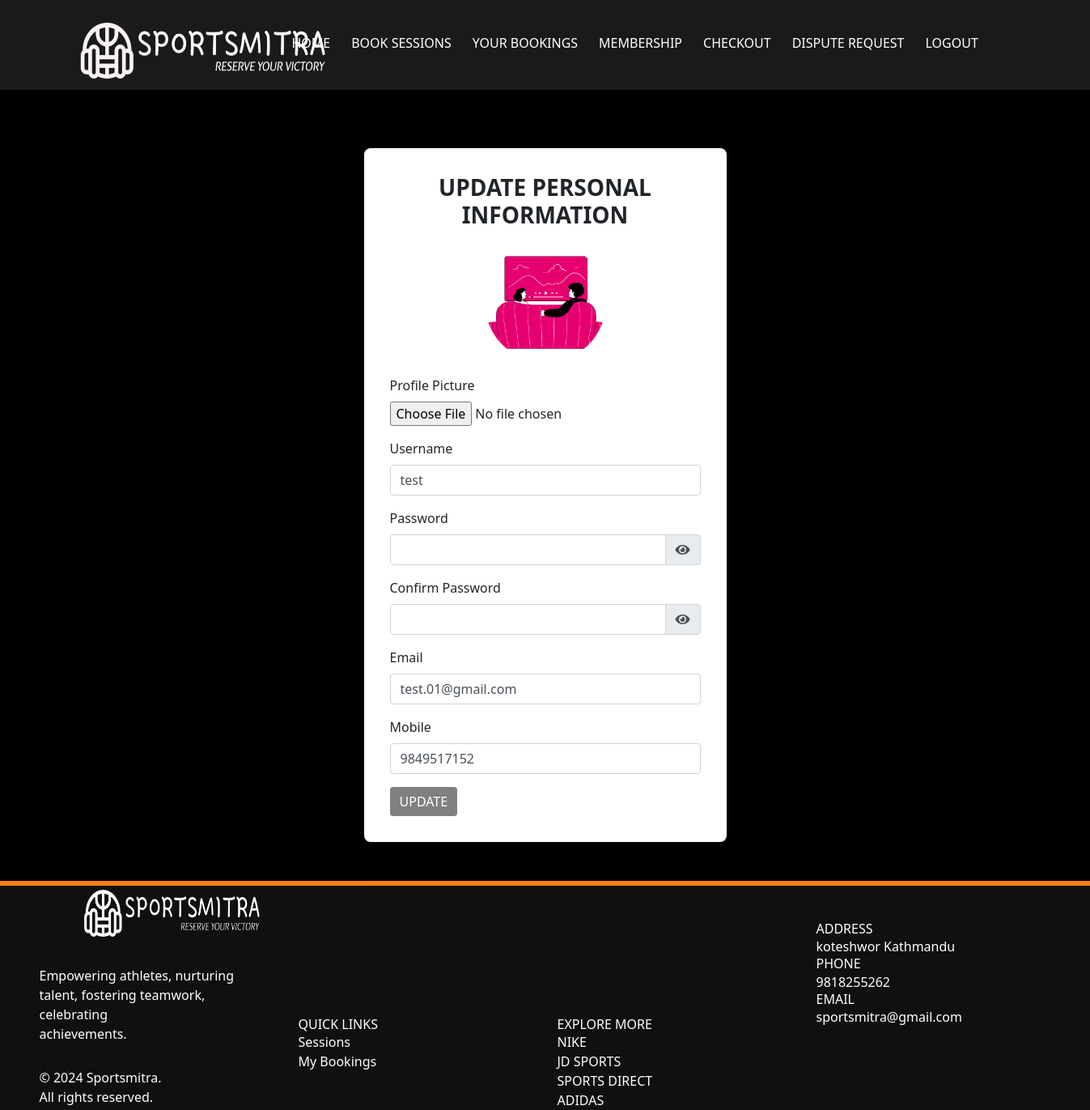
Page /update_user (signed in) on the committed database.
### app/models.py (models this page shows, shortened)
class UserAccount(UserMixin, db.Model):
    __tablename__ = 'UserAccount'
    id = db.Column(db.Integer, primary_key=True)
    User = db.Column(db.String(500), index=True)
    Email = db.Column(db.String(500), index=True, unique=True)
    Password = db.Column(db.String(500), index=True)
    Mobile = db.Column(db.String(120), index=True)
    verification_token = db.Column(db.String(1120), unique=True)
    verified = db.Column(db.Boolean, default=False)
    start_date = db.Column(db.Date, nullable=True)
    end_date = db.Column(db.Date, nullable=True)
    Member = db.Column(db.Boolean, default=False)
    member_type = db.Column(db.String(50))
    profile_picture = db.Column(
        db.String(255), nullable=True, default='../static/images/3.jpg')
    roles = db.relationship("Role", secondary=user_role,
                            backref=db.backref("users", lazy="dynamic"))

### app/views.py (the view)
@app.route('/update_user', methods=['GET', 'POST'])
@login_required
def update_user():
    form = UpdateUserForm()
    if form.validate_on_submit():
        current_user.User = form.User.data
        current_user.set_password(form.password.data)
        current_user.Email = form.email.data
        current_user.Mobile = form.mobile.data
        if 'profile_picture' in request.files:
            file = request.files['profile_picture']
            if file.filename != '':
                filename = secure_filename(file.filename)
                file_path = os.path.join(app.config['UPLOAD_FOLDER'], filename)
                file.save(file_path)
                current_user.profile_picture = os.path.join(
                    'profile', filename)
        db.session.commit()
        flash('Your personal information has been updated', 'success')
        return redirect(url_for('update_user'))
    elif request.method == 'GET':
        form.User.data = current_user.User
        form.email.data = current_user.Email
        form.mobile.data = current_user.Mobile
    return render_template('update_user.html', title='Update Personal Information', form=form, User=current_user)

### app/forms.py
class UpdateUserForm(FlaskForm):
    User = StringField('Username', validators=[
                       DataRequired(), Length(min=2, max=20)])
    password = PasswordField('Password', validators=[
                             DataRequired(), Length(min=6)])
    confirm_password = PasswordField('Confirm Password', validators=[
                                     DataRequired(), EqualTo('password')])
    email = StringField('Email', validators=[DataRequired(), Email()])
    mobile = StringField('Mobile', validators=[
                         DataRequired(), Length(min=10, max=15)])
    profile_picture = FileField('Profile Picture', validators=[
                                FileAllowed(['jpg', 'png', 'jpeg'])])
    submit = SubmitField('Update')

### app/views.py (called while the page is built)
@login_manager.user_loader
def load_user(id):
    return UserAccount.query.get(int(id))

### app/templates/update_user.html (shortened to what this page needs)
<!DOCTYPE html>
<html lang="en">
  <head>
    <link href="../static/css/animate.css" rel="stylesheet" />
    <link
      rel="stylesheet"
      href="../static/css/bootstrap.min.css"
      type="text/css"
    />
    <link rel="stylesheet" type="text/css" href="../static/css/style.css" />
    <link
      rel="stylesheet"
      href="https://cdn.jsdelivr.net/npm/tailwindcss@latest/dist/tailwind.min.css"
    />
    <link
      rel="stylesheet"
      href="https://cdnjs.cloudflare.com/ajax/libs/font-awesome/5.15.4/css/all.min.css"
    />
  </head>
  <body>
    <nav class="navbar navbar-expand-md navbar-dark">
      <div class="container" style="padding-top: 15px">
        <a class="navbar-brand mr-auto" href="/"
          ><img src="../static/images/nb.png" alt="Sportsmitra" class="logo"
        /></a>
        <div class="collapse navbar-collapse" id="collapsibleNavbar">
          <ul class="navbar-nav ml-auto">
            <li class="nav-item"><a class="nav-link" href="/user">Home</a></li>
            <li class="nav-item">
              <a class="nav-link" href="/lookup_venue">Book Sessions</a>
            </li>
            <li class="nav-item">
              <a class="nav-link" href="/my_bookings">Your Bookings</a>
            </li>
            <li class="nav-item">
              <a
                class="nav-link"
                href="{{ url_for('order_subscription', username=current_user.User) }}"
                >Membership</a
              >
            </li>
            <li class="nav-item">
              <a class="nav-link" href="/checkout_page">Checkout</a>
            </li>
            <li class="nav-item">
              <a class="nav-link" href="/refund_form">Dispute Request</a>
            </li>
            <li class="nav-item">
              <a class="nav-link" href="#" id="logout">Logout</a>
            </li>
            <li class="nav-item">
            </li>
          </ul>
        </div>
      </div>
    </nav>
    <br />
    <br />
    <br />
    <div class="w-full flex items-center justify-center px-4">
      <div class="max-w-md w-full">
        <div class="bg-white p-8 rounded-lg shadow-lg">
          <b
            ><h1 class="h3 mb-3" style="text-align: center; font-weight: bold">
              UPDATE PERSONAL INFORMATION
            </h1></b
          >
          <div class="text-center mb-3">
            <div
              class="profile-picture"
              style="display: flex; justify-content: center"
            >
              {% if current_user.profile_picture %}
              <img
                id="profileImage"
                src="/static/{{ current_user.profile_picture }}"
                alt="Profile Picture"
                style="
                  border-radius: 50%;
                  object-fit: cover;
                  width: 150px;
                  height: 150px;
                "
              />
              {% endif %}
            </div>
          </div>
          <form
            id="myForm"
            action=""
            method="POST"
            enctype="multipart/form-data"
          >
            <div class="form-group" id="id_photo">
              {{ form.profile_picture.label }} {{
              form.profile_picture(class="form-control-file") }}
            </div>
            <div class="form-group">
              {{ form.User.label }} {{ form.User(class="form-control") }}
            </div>
            <div class="form-group">
              {{ form.password.label }}
              <div class="input-group">
                <input
                  type="password"
                  id="password"
                  class="form-control"
                  name="password"
                />
                <div class="input-group-append">
                  <span class="input-group-text">
                    <i class="fas fa-eye" id="togglePassword"></i>
                  </span>
                </div>
              </div>
            </div>
            <div class="form-group">
              {{ form.confirm_password.label }}
              <div class="input-group">
                <input
                  type="password"
                  id="confirm_password"
                  class="form-control"
                  name="confirm_password"
                />
                <div class="input-group-append">
                  <span class="input-group-text">
                    <i class="fas fa-eye" id="toggleConfirmPassword"></i>
                  </span>
                </div>
              </div>
            </div>
            <div class="form-group">
              {{ form.email.label }} {{ form.email(class="form-control") }}
            </div>
            <div class="form-group">
              {{ form.mobile.label }} {{ form.mobile(class="form-control") }}
            </div>
            <button class="btn btn-custom" type="submit">UPDATE</button>
            <br />
          </form>
        </div>
      </div>
    </div>
    <br />
    <br />
    <footer class="container-fluid">
      <div class="container">
        <div class="row">
          <div
            class="col-md-3 footer1 d-flex wow bounceInLeft"
            data-wow-delay=".25s"
          >
            <div class="d-flex flex-wrap align-content-center">
              <a href="#"
                ><img src="../static/images/fnb.png" alt="logo" class="logo"
              /></a>
              <p>
                Empowering athletes, nurturing talent, fostering teamwork,
                celebrating <br />
                achievements.
              </p>
              <p>&copy; 2024 Sportsmitra. <br />All rights reserved.<br /></p>
            </div>
          </div>
          <div
            class="col-md-3 footer2 wow bounceInUp"
            data-wow-delay=".25s"
            id="contact"
          >
            <br />
            <br />
            <br />
            <br />
            <br />
            <br />
            <br />
            <h5>QUICK LINKS</h5>
            <a href="/lookup_venue">Sessions</a><br />
            <a href="/my_bookings">My Bookings</a><br />
          </div>
          <div
            class="col-md-3 footer2 wow bounceInUp"
            data-wow-delay=".25s"
            id="contact"
          >
            <br />
            <br />
            <br />
            <br />
            <br />
            <br />
            <br />
            <h5>EXPLORE MORE</h5>
            <a href="https://www.nike.com"> NIKE </a><br />
            <a href="https://www.jdsports.com"> JD SPORTS </a><br />
            <a href="https://www.sportsdirect.com"> SPORTS DIRECT </a><br />
            <a href="https://www.adidas.co.uk"> ADIDAS </a><br />
          </div>
          <div class="col-md-3 footer3 wow bounceInRight" data-wow-delay=".25s">
            <h5>ADDRESS</h5>
            <p>koteshwor Kathmandu</p>
            <h5>PHONE</h5>
            <p>9818255262</p>
            <h5>EMAIL</h5>
            <p>sportsmitra@gmail.com</p>
          </div>
        </div>
      </div>
    </footer>
  </body>
</html>

### app/static/css/style.css (style rules this page uses)
body { font-family: "Lato", sans-serif; overflow: hidden; overflow-y: scroll; background-color: #000; }
body nav { background: rgba(255, 255, 255, 0.1); }
body nav .navbar-nav a { font-size: 16px; text-transform: uppercase; color: #fff !important; transition: all 0.3s; -webkit-transition: all 0.3s; -ms-transition: all 0.3s; -o-transition: all 0.3s; }
a, a:hover { color: #ff8013; }
footer { background: #101011; color: #fff; }
footer .footer1 p { margin-top: 30px; }
footer .footer3 { padding-top: 50px; }
footer::before { content: ""; position: absolute; border: 3px solid #ff8013; width: 100%; left: 0; }
.logo { height: 70px; width: auto; margin-left: 50px; margin-right: 50px; }
.btn-custom { background-color: grey; color: white; border: none; }
.nav-item { flex: 0 0 auto; margin-right: 10px; }

### rows in the picture
UserAccount: profile_picture (picture), User "test"
